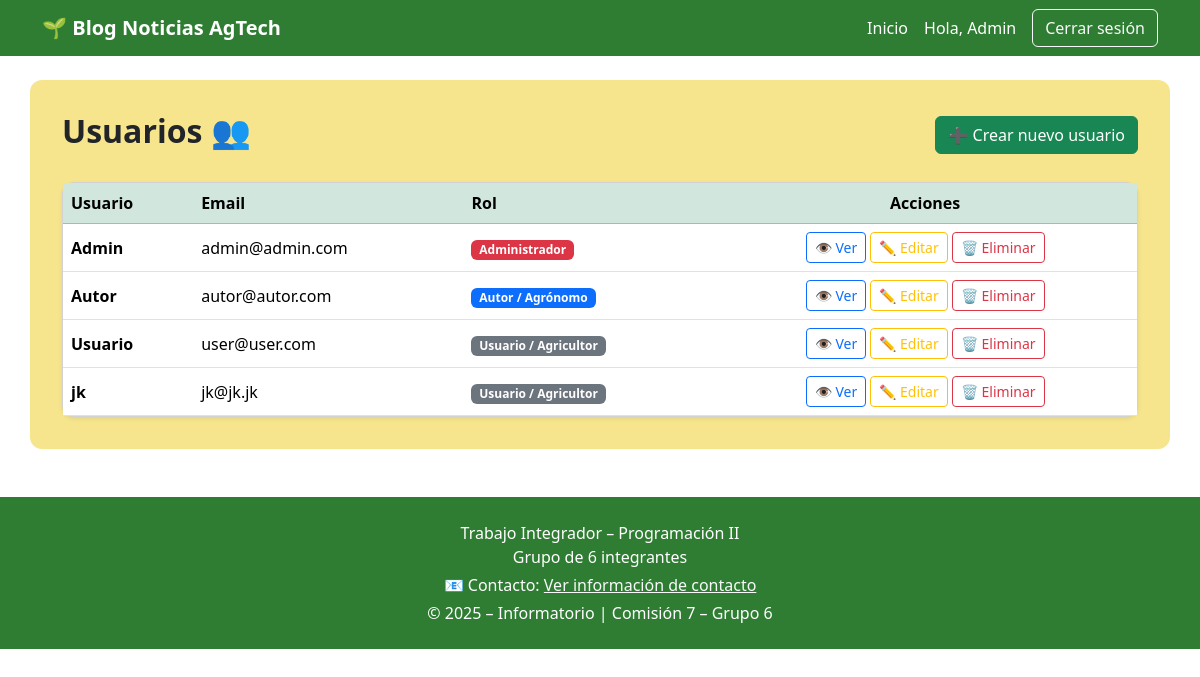
The app's page /api/v1/users/ (signed in), older data.
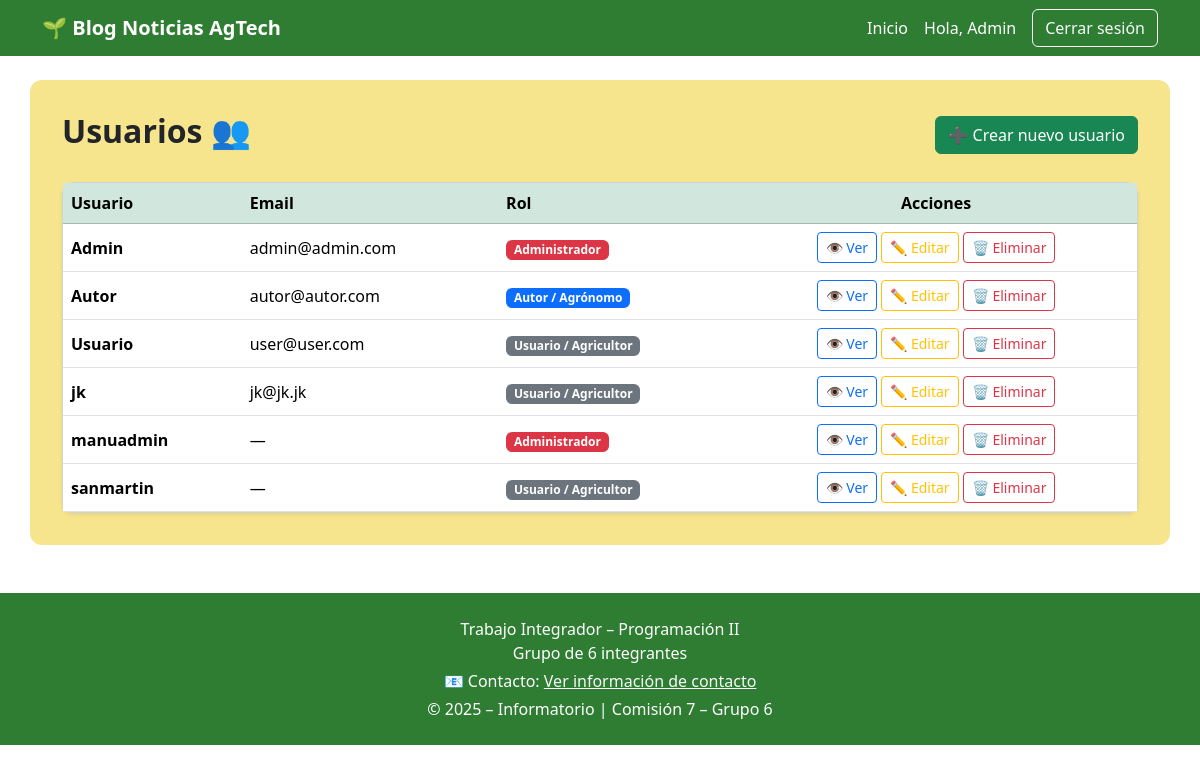
The same page, newer data.
### apps/autenticacion/models.py (models this page shows, shortened)
class Usuario(AbstractUser):
    rol = models.CharField(
        max_length=10,
        choices=Rol.choices,
        default=Rol.USUARIO
    )

### apps/users/views.py (the view)
# urls.py: path('users/', user_list, name='list'),
@login_required
def user_list(request):
    if request.user.rol != 'admin':
        return redirect('inicio')
    users = User.objects.all()
    return render(request, 'users/user_list.html', {'users': users})

### templates/users/user_list.html (shortened to what this page needs)
{% extends "base.html" %}
{% block content %}
<div class="d-flex justify-content-between align-items-center mb-4">
    <h2 class="fw-bold">Usuarios 👥</h2>
    {% if request.user.rol == 'admin' %}
    <a href="{% url 'apps.autenticacion:registrar' %}" class="btn btn-success">
        ➕ Crear nuevo usuario
    </a>
    {% endif %}
</div>
<div class="card shadow-sm">
    <div class="card-body p-0">
        <div class="table-responsive">
            <table class="table table-hover align-middle mb-0">
                <thead class="table-success">
                    <tr>
                        <th>Usuario</th>
                        <th>Email</th>
                        <th>Rol</th>
                        <th class="text-center">Acciones</th>
                    </tr>
                </thead>
                <tbody>
                {% for user in users %}
                    <tr>
                        <td>
                            <strong>{{ user.username }}</strong>
                        </td>
                        <td>{{ user.email|default:"—" }}</td>
                        <td>
                            <span class="badge
                                {% if user.rol == 'admin' %} bg-danger
                                {% elif user.rol == 'author' %} bg-primary
                                {% else %} bg-secondary {% endif %}
                            ">
                                {{ user.get_rol_display }}
                            </span>
                        </td>
                        <td class="text-center">
                            <a href="{% url 'users:detail' user.id %}"
                               class="btn btn-sm btn-outline-primary">
                                👁 Ver
                            </a>
                            {% if request.user.rol == 'admin' %}
                                <a href="{% url 'users:edit' user.id %}"
                                   class="btn btn-sm btn-outline-warning">
                                    ✏️ Editar
                                </a>
                                <a href="{% url 'users:delete' user.id %}"
                                   class="btn btn-sm btn-outline-danger"
                                   onclick="return confirm('¿Seguro que querés eliminar este usuario?');">
                                    🗑 Eliminar
                                </a>
                            {% endif %}
                        </td>
                    </tr>
                {% empty %}
                    <tr>
                        <td colspan="4" class="text-center py-4">
                            No hay usuarios registrados.
                        </td>
                    </tr>
                {% endfor %}
                </tbody>
            </table>
        </div>
    </div>
</div>
{% endblock %}

### templates/base.html (shortened to what this page needs)
{% load static %}
<!DOCTYPE html>
<html lang="es-AR">
<head>
    <link
      href="https://cdn.jsdelivr.net/npm/bootstrap@5.3.3/dist/css/bootstrap.min.css"
      rel="stylesheet"
    >
    <link rel="stylesheet" href="{% static 'css/main.css' %}">
</head>
<body>
    {% include 'modulos/navbar.html' %}
    <main class="container container-agtech my-4">
        {% block content %}{% endblock %}
    </main>
    {% include 'modulos/footer.html' %}
</body>
</html>

### templates/modulos/navbar.html (shortened to what this page needs)
<header>
    <nav class="navbar navbar-expand-lg navbar-agtech">
        <div class="container">
            <a class="navbar-brand fw-bold" href="{% url 'inicio' %}">
                🌱 Blog Noticias AgTech
            </a>
            <div class="collapse navbar-collapse" id="navbarAgtech">
                <ul class="navbar-nav ms-auto align-items-lg-center">
                    <li class="nav-item">
                        <a class="nav-link" href="{% url 'inicio' %}">Inicio</a>
                    </li>
                    {% if user.is_authenticated %}
                        <li class="nav-item">
                            <span class="nav-link">
                                Hola, {{ user.username }}
                            </span>
                        </li>
                        <li class="nav-item">
                            <a class="btn btn-outline-light ms-lg-2"
                               href="{% url 'apps.autenticacion:confirmar_logout' %}">
                                Cerrar sesión
                            </a>
                        </li>
                    {% endif %}
                </ul>
            </div>
        </div>
    </nav>
</header>

### templates/modulos/footer.html
<footer class="footer-agtech">
    <div class="container">
        <p class="mb-1">
            Trabajo Integrador – Programación II<br>
            Grupo de 6 integrantes
        </p>
        <p class="mb-1">
            📧 Contacto:
            <a href="{% url 'contacto' %}" class="text-light text-decoration-underline">
                Ver información de contacto
            </a>
        </p>
        <p class="mb-0">
            © 2025 – Informatorio | Comisión 7 – Grupo 6
        </p>
    </div>
</footer>

### static/css/main.css (style rules this page uses)
:root { --agtech-green: #2e7d32; --agtech-yellow: #f6e58d; }
.container-agtech { background-color: var(--agtech-yellow); padding: 2rem; border-radius: 12px; }
.navbar-agtech { background-color: #2e7d32; }
.navbar-agtech .navbar-brand, .navbar-agtech .nav-link { color: #ffffff !important; }
.footer-agtech { background-color: #2e7d32; color: #ffffff; padding: 1.5rem 0; margin-top: 3rem; text-align: center; }
.footer-agtech a { color: #ffffff; }
.card { border-radius: 12px; }

Row changes from the older to the newer data that the page shows:
added Usuario: username "manuadmin", email "—", rol "Administrador"
added Usuario: username "sanmartin", email "—", rol "Usuario / Agricultor"
